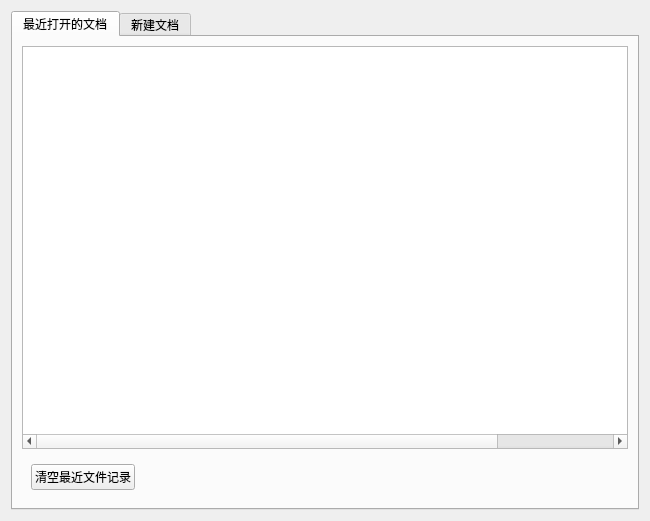
<?xml version="1.0" encoding="UTF-8"?>
<ui version="4.0">
 <class>RecentFiles</class>
 <widget class="QWidget" name="RecentFiles">
  <property name="geometry">
   <rect>
    <x>0</x>
    <y>0</y>
    <width>650</width>
    <height>521</height>
   </rect>
  </property>
  <property name="windowTitle">
   <string>Form</string>
  </property>
  <layout class="QVBoxLayout" name="verticalLayout">
   <item>
    <widget class="QTabWidget" name="tabWidget">
     <property name="currentIndex">
      <number>0</number>
     </property>
     <widget class="QWidget" name="widgetRecent">
      <attribute name="title">
       <string>最近打开的文档</string>
      </attribute>
      <layout class="QVBoxLayout" name="verticalLayout_2">
       <item>
        <widget class="QTableWidget" name="recent_table">
         <property name="sizePolicy">
          <sizepolicy hsizetype="Expanding" vsizetype="Expanding">
           <horstretch>0</horstretch>
           <verstretch>0</verstretch>
          </sizepolicy>
         </property>
         <property name="font">
          <font>
           <family>宋体</family>
           <pointsize>14</pointsize>
           <weight>50</weight>
           <bold>false</bold>
          </font>
         </property>
         <property name="layoutDirection">
          <enum>Qt::LeftToRight</enum>
         </property>
         <property name="autoFillBackground">
          <bool>false</bool>
         </property>
         <property name="frameShadow">
          <enum>QFrame::Plain</enum>
         </property>
         <property name="lineWidth">
          <number>0</number>
         </property>
         <property name="editTriggers">
          <set>QAbstractItemView::NoEditTriggers</set>
         </property>
         <property name="tabKeyNavigation">
          <bool>true</bool>
         </property>
         <property name="showDropIndicator" stdset="0">
          <bool>false</bool>
         </property>
         <property name="showGrid">
          <bool>false</bool>
         </property>
         <property name="gridStyle">
          <enum>Qt::DashLine</enum>
         </property>
         <property name="wordWrap">
          <bool>false</bool>
         </property>
         <property name="cornerButtonEnabled">
          <bool>false</bool>
         </property>
         <attribute name="horizontalHeaderVisible">
          <bool>false</bool>
         </attribute>
         <attribute name="horizontalHeaderCascadingSectionResizes">
          <bool>true</bool>
         </attribute>
         <attribute name="horizontalHeaderDefaultSectionSize">
          <number>150</number>
         </attribute>
         <attribute name="horizontalHeaderMinimumSectionSize">
          <number>50</number>
         </attribute>
         <attribute name="verticalHeaderVisible">
          <bool>false</bool>
         </attribute>
         <row>
          <property name="text">
           <string>New Row</string>
          </property>
         </row>
         <column>
          <property name="text">
           <string>文件名</string>
          </property>
          <property name="font">
           <font>
            <pointsize>14</pointsize>
           </font>
          </property>
         </column>
         <column>
          <property name="text">
           <string>作者</string>
          </property>
          <property name="font">
           <font>
            <pointsize>14</pointsize>
           </font>
          </property>
         </column>
         <column>
          <property name="text">
           <string>最近打开时间</string>
          </property>
          <property name="font">
           <font>
            <pointsize>14</pointsize>
           </font>
          </property>
         </column>
         <column>
          <property name="text">
           <string>最近编辑时间</string>
          </property>
          <property name="font">
           <font>
            <pointsize>14</pointsize>
           </font>
          </property>
         </column>
         <column>
          <property name="text">
           <string>文件路径</string>
          </property>
          <property name="font">
           <font>
            <pointsize>14</pointsize>
           </font>
          </property>
         </column>
         <item row="0" column="1">
          <property name="text">
           <string/>
          </property>
         </item>
        </widget>
       </item>
       <item>
        <widget class="QWidget" name="widget" native="true">
         <layout class="QGridLayout" name="gridLayout">
          <item row="0" column="0">
           <widget class="QPushButton" name="btn_cleanRecent">
            <property name="text">
             <string>清空最近文件记录</string>
            </property>
           </widget>
          </item>
          <item row="0" column="1">
           <spacer name="horizontalSpacer">
            <property name="orientation">
             <enum>Qt::Horizontal</enum>
            </property>
            <property name="sizeHint" stdset="0">
             <size>
              <width>40</width>
              <height>20</height>
             </size>
            </property>
           </spacer>
          </item>
         </layout>
        </widget>
       </item>
      </layout>
     </widget>
     <widget class="QWidget" name="widgetCreate">
      <attribute name="title">
       <string>新建文档</string>
      </attribute>
     </widget>
    </widget>
   </item>
  </layout>
 </widget>
 <resources/>
 <connections/>
</ui>
